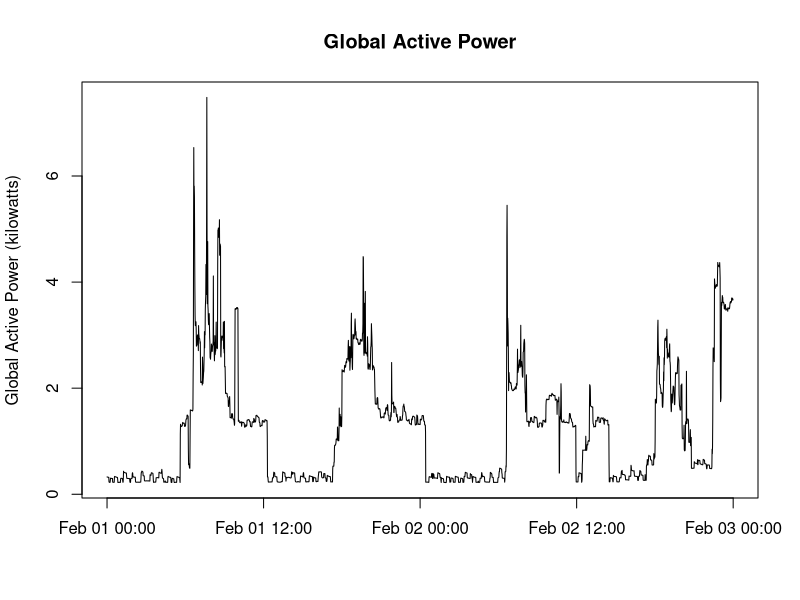

Source code (R):
# exploratoryAnalysis Project 1
library(lubridate)
setwd("/home/xcheng0907/GoogleDrive/Courses/DataScience_Coursera/ExploratoryAnalysis/ExData_Plotting1")

# read the data 
hpc = read.table("./data/small_data.txt", header=T, sep=";", na.strings = "?")
hpc$date_time = ymd(hpc$Date) + hms(hpc$Time)

# plotting 2
png(filename='plot2.png',width=480,height=480, units='px')
plot(hpc$date_time, hpc$Global_active_power, type='l', ylab="Global Active Power (kilowatts)", xlab="", main="Global Active Power")
dev.off()
